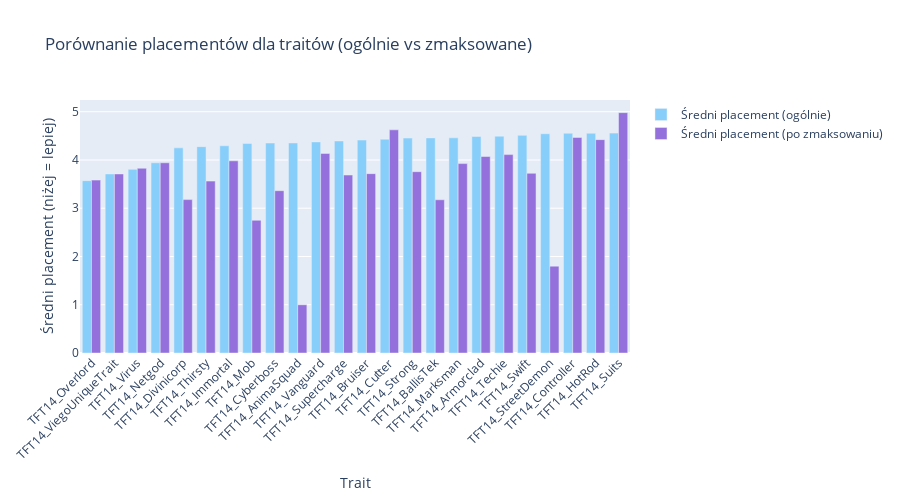

Notebook code cell kept with this figure:
### Code cell
plot_data = trait_placement_stats.dropna(subset=['avg_placement', 'avg_placement_maxed'])
plot_data = plot_data.sort_values(by='avg_placement').head(53)

fig = go.Figure()

fig.add_trace(go.Bar(
    x=plot_data['trait_name'],
    y=plot_data['avg_placement'],
    name='Średni placement (ogólnie)',
    marker_color='lightskyblue'
))

fig.add_trace(go.Bar(
    x=plot_data['trait_name'],
    y=plot_data['avg_placement_maxed'],
    name='Średni placement (po zmaksowaniu)',
    marker_color='mediumpurple'
))

fig.update_layout(
    title='Porównanie placementów dla traitów (ogólnie vs zmaksowane)',
    xaxis_title='Trait',
    yaxis_title='Średni placement (niżej = lepiej)',
    barmode='group',
    xaxis_tickangle=-45,
    height=500
)

fig.show()

### Figure 1 — Plotly figure (JSON) as saved in the notebook; plotly's stock layout.template omitted (floating-point values rounded to 4 significant figures)
{"data": [{"marker": {"color": "lightskyblue"}, "name": "Średni placement (ogólnie)", "type": "bar", "x": ["TFT14_Overlord", "TFT14_ViegoUniqueTrait", "TFT14_Virus", "TFT14_Netgod", "TFT14_Divinicorp", "TFT14_Thirsty", "TFT14_Immortal", "TFT14_Mob", "TFT14_Cyberboss", "TFT14_AnimaSquad", "TFT14_Vanguard", "TFT14_Supercharge", "TFT14_Bruiser", "TFT14_Cutter", "TFT14_Strong", "TFT14_BallisTek", "TFT14_Marksman", "TFT14_Armorclad", "TFT14_Techie", "TFT14_Swift", "TFT14_StreetDemon", "TFT14_Controller", "TFT14_HotRod", "TFT14_Suits"], "y": [3.572, 3.71, 3.806, 3.942, 4.251, 4.276, 4.294, 4.344, 4.352, 4.352, 4.374, 4.394, 4.412, 4.43, 4.453, 4.458, 4.459, 4.488, 4.494, 4.51, 4.544, 4.553, 4.554, 4.557]}, {"marker": {"color": "mediumpurple"}, "name": "Średni placement (po zmaksowaniu)", "type": "bar", "x": ["TFT14_Overlord", "TFT14_ViegoUniqueTrait", "TFT14_Virus", "TFT14_Netgod", "TFT14_Divinicorp", "TFT14_Thirsty", "TFT14_Immortal", "TFT14_Mob", "TFT14_Cyberboss", "TFT14_AnimaSquad", "TFT14_Vanguard", "TFT14_Supercharge", "TFT14_Bruiser", "TFT14_Cutter", "TFT14_Strong", "TFT14_BallisTek", "TFT14_Marksman", "TFT14_Armorclad", "TFT14_Techie", "TFT14_Swift", "TFT14_StreetDemon", "TFT14_Controller", "TFT14_HotRod", "TFT14_Suits"], "y": [3.583, 3.71, 3.829, 3.942, 3.179, 3.562, 3.982, 2.75, 3.364, 1.0, 4.136, 3.688, 3.716, 4.625, 3.757, 3.175, 3.925, 4.071, 4.111, 3.724, 1.8, 4.468, 4.422, 4.981]}], "layout": {"barmode": "group", "height": 500, "title": {"text": "Porównanie placementów dla traitów (ogólnie vs zmaksowane)"}, "xaxis": {"tickangle": -45, "title": {"text": "Trait"}}, "yaxis": {"title": {"text": "Średni placement (niżej = lepiej)"}}}}
